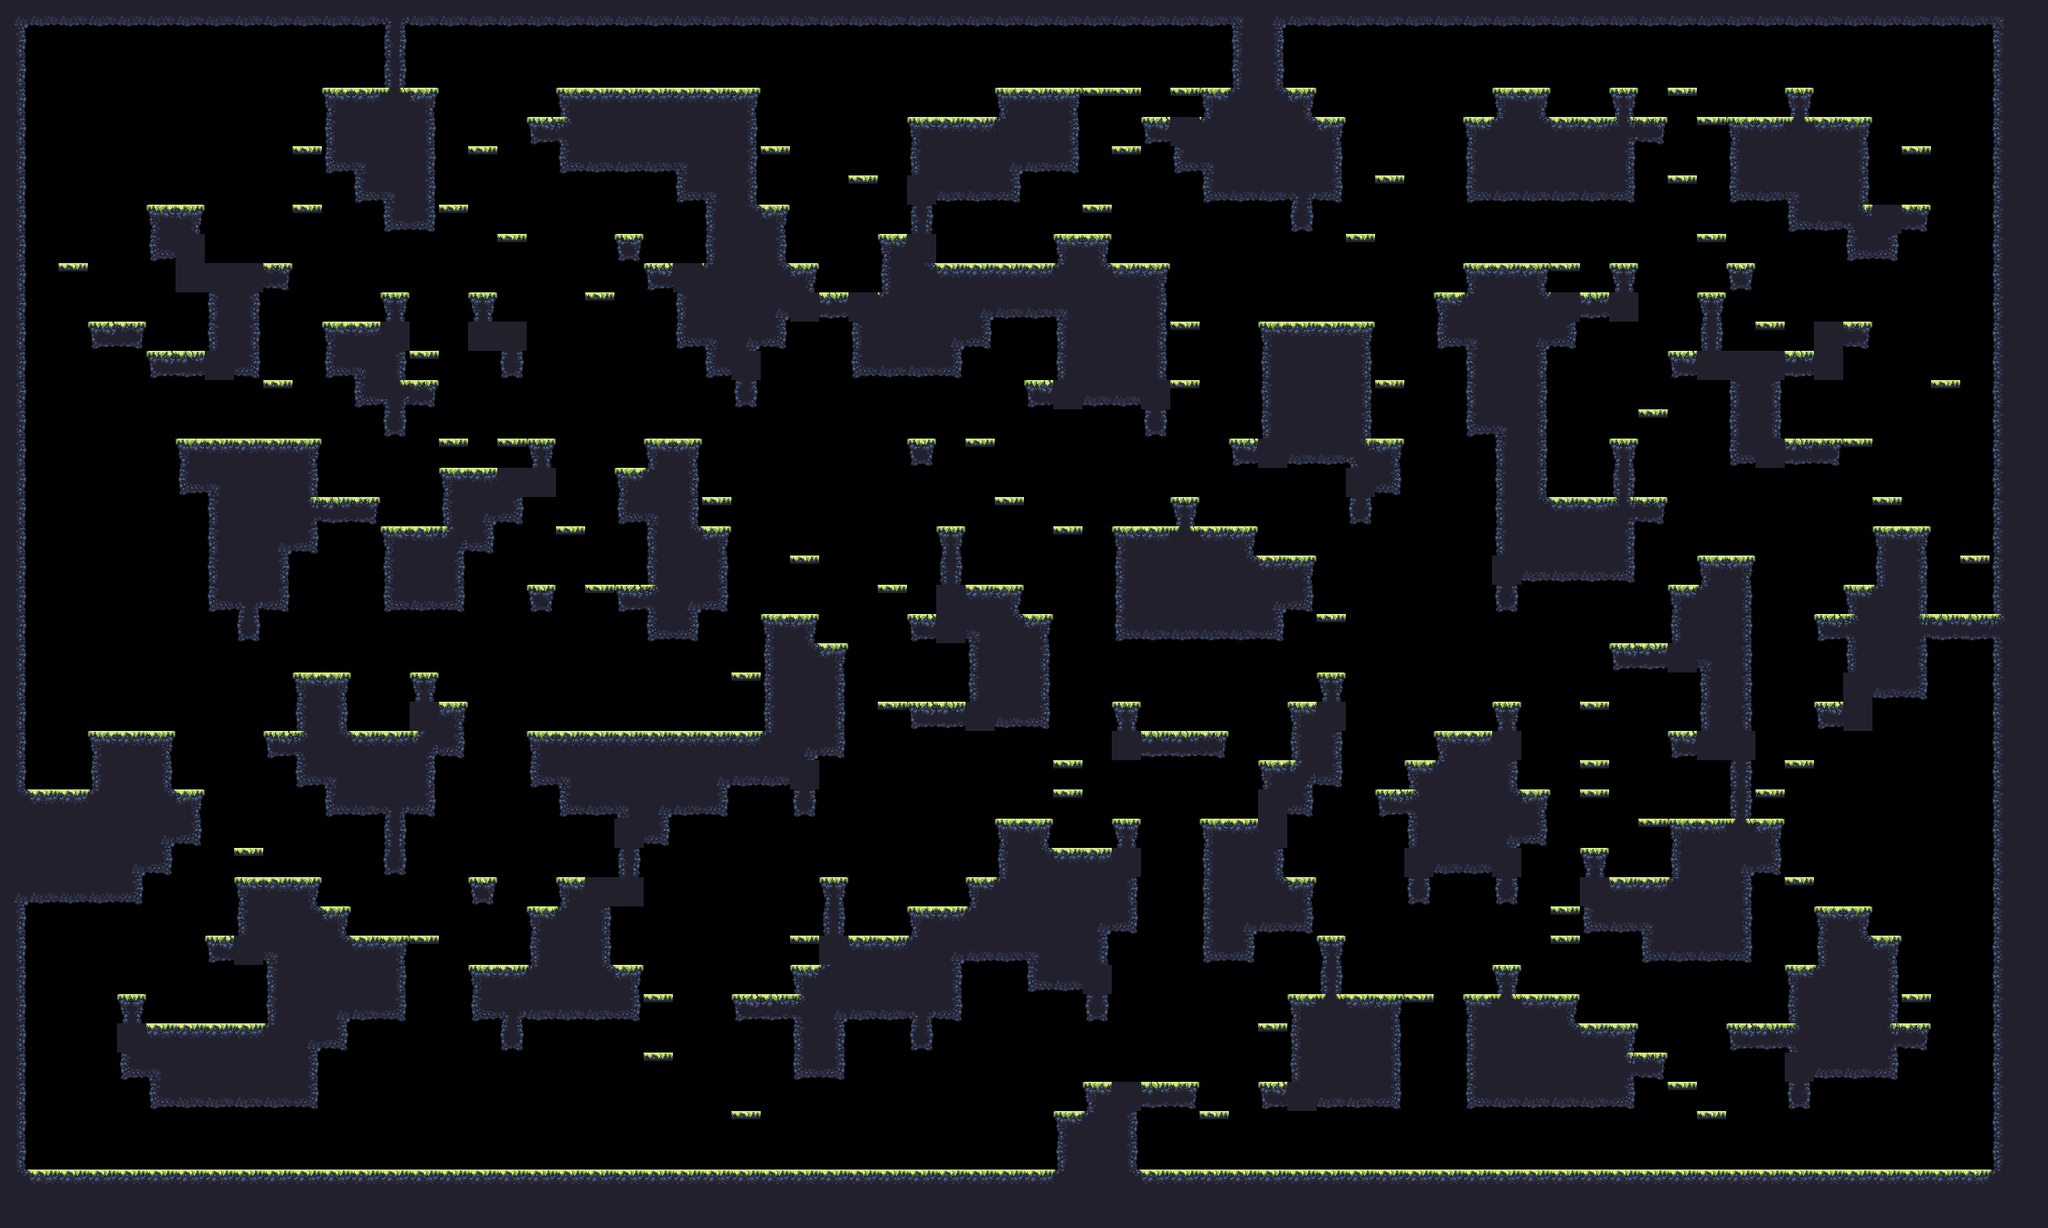

This is a level from a 2D game, rendered from its Tiled map with the project's own tilesets. A one-line summary and the map file follow, with tile-layer data summarised:
An orthogonal 70x42 tile map with 32x32 px tiles, 1 tile layer (main) and 17 objects (9x spawn, spawnPlayer0, spawnCrown0, spawnPlayer1, spawnCrown1, ...).

<map compressionlevel="0" height="42" infinite="0" nextlayerid="3" nextobjectid="4" orientation="orthogonal" renderorder="right-down" tiledversion="1.3.2" tileheight="32" tilewidth="32" version="1.2" width="70">
 <tileset firstgid="1" source="forest_summer_tile_set.tsx" />
 <layer height="42" id="1" name="main" width="70">
  <data>[2940 cells, 1267 non-empty, 29 distinct tile ids]</data>
 </layer>
 <objectgroup><object id="1" name="spawnPlayer0" x="192" y="176.0" /><object id="2" name="spawnCrown0" x="224" y="176.0" /><object id="3" name="spawnPlayer1" x="2080" y="176.0" /><object id="4" name="spawnCrown1" x="2016" y="80.0" /><object id="5" name="spawnPlayer2" x="64" y="1232.0" /><object id="6" name="spawnCrown2" x="96" y="1232.0" /><object id="7" name="spawnPlayer3" x="2144" y="1232.0" /><object id="8" name="spawnCrown3" x="2112" y="1232.0" /><object id="9" name="spawn" x="1984" y="944.0" /><object id="10" name="spawn" x="1344" y="1232.0" /><object id="11" name="spawn" x="416" y="752.0" /><object id="12" name="spawn" x="384" y="304.0" /><object id="13" name="spawn" x="512" y="464.0" /><object id="14" name="spawn" x="1504" y="1040.0" /><object id="15" name="spawn" x="992" y="80.0" /><object id="16" name="spawn" x="864" y="1232.0" /><object id="17" name="spawn" x="2016" y="1232.0" /></objectgroup></map>
